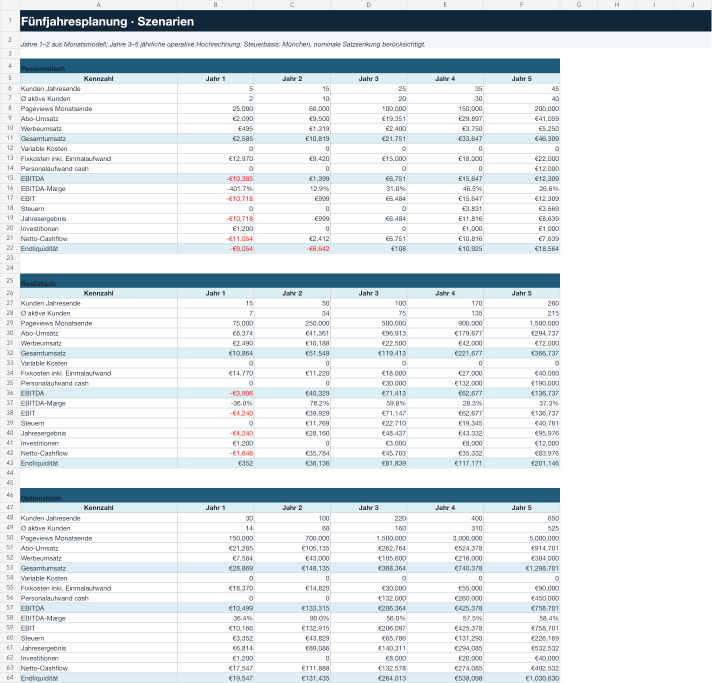
#> input picture artifacts/business_plan_2026/qa_xlsx/Annual_5Y.png, 1424 x 1366 px (shown at 1/2 size); its folder holds only this picture in this run
$ python make_contact_sheet.py
#> lines starting #> are read from the running program, lines starting #| are printed output that depends on the picture
from pathlib import Path
from PIL import Image, ImageDraw

root = Path(__file__).parent / "qa_xlsx"
paths = sorted(p for p in root.glob("*.png") if p.name != "contact_sheet.png")
thumbs = []
for path in paths:
    image = Image.open(path).convert("RGB")
    image.thumbnail((420, 280))
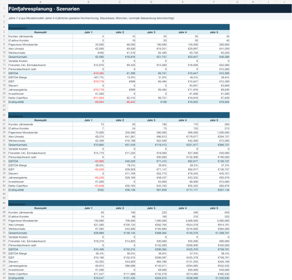
#> image: PIL image 292x280 RGB; mean R, G, B 225, 231.2, 234.6
    canvas = Image.new("RGB", (440, 320), "white")
#> canvas: PIL image 440x320 RGB; every value is 255
    canvas.paste(image, ((440 - image.width) // 2, 25))
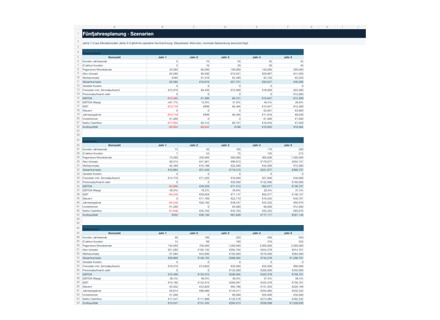
#> canvas: PIL image 440x320 RGB; mean R, G, B 237.6, 241.2, 243.1
    ImageDraw.Draw(canvas).text((10, 5), path.stem, fill="black")
    thumbs.append(canvas)

out = Image.new("RGB", (900, ((len(thumbs) + 1) // 2) * 320), "#D8DEE4")
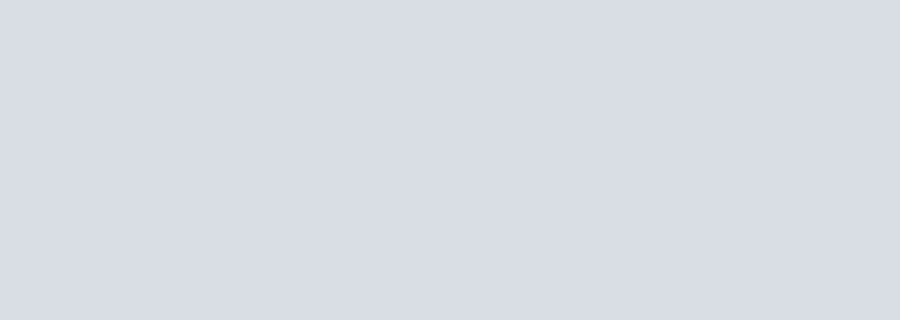
#> out: PIL image 900x320 RGB; mean R, G, B 216, 222, 228
for index, image in enumerate(thumbs):
    out.paste(image, ((index % 2) * 450, (index // 2) * 320))
#> this loop made 1 pass
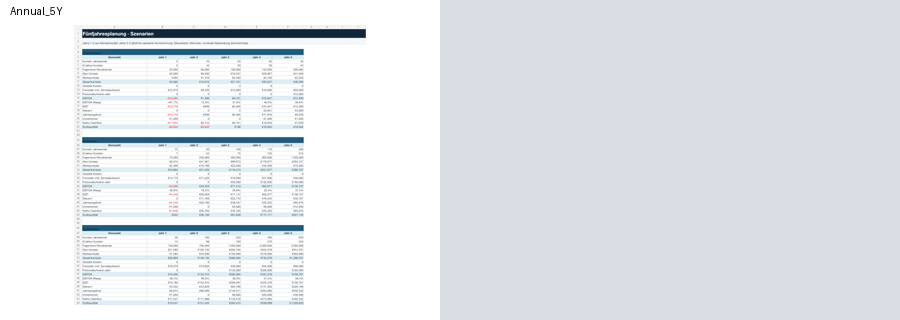
#> out: PIL image 900x320 RGB; mean R, G, B 226.4, 231.3, 235.3
out.save(root / "contact_sheet.png")

$ run again, on artifacts/business_plan_2026/qa_xlsx/Monthly_Pess.png
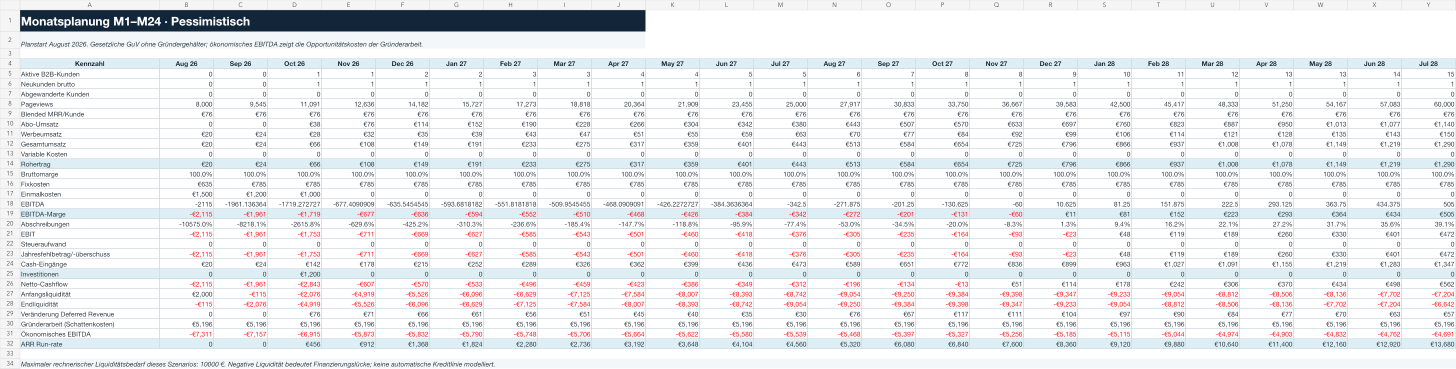
#> input picture artifacts/business_plan_2026/qa_xlsx/Monthly_Pess.png, 2911 x 738 px (shown at 1/2 size)
#> `canvas.paste(image, ((440 - image.width) // 2, 25))`:
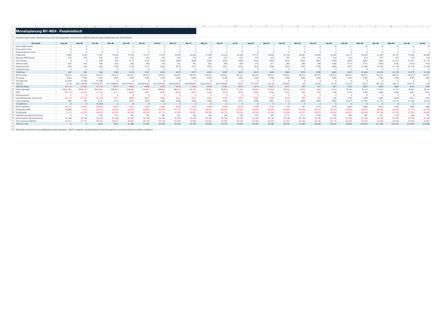
#> canvas: PIL image 440x320 RGB; mean R, G, B 248.8, 249.5, 250.1
#> the loop `for index, image in enumerate(thumbs):` made 1 pass
#> after the loop `for index, image in enumerate(thumbs):`:
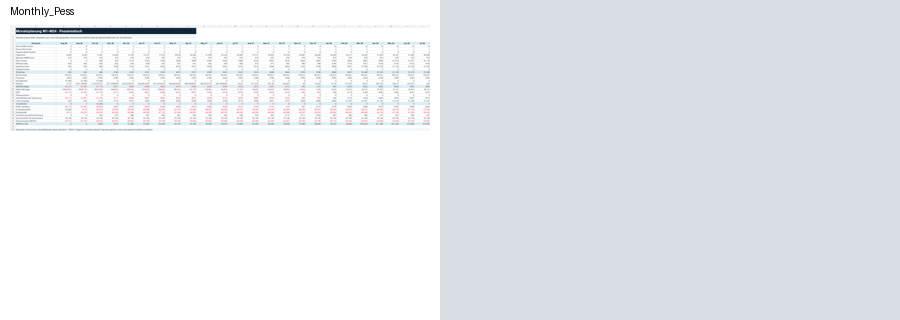
#> out: PIL image 900x320 RGB; mean R, G, B 231.9, 235.3, 238.7

$ run again, on artifacts/business_plan_2026/qa_xlsx/Monthly_Real.png
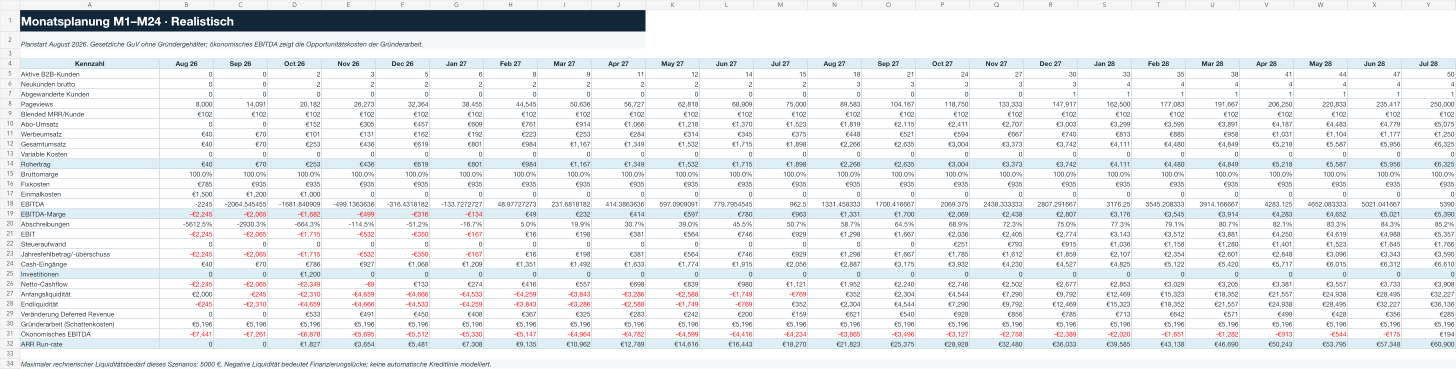
#> input picture artifacts/business_plan_2026/qa_xlsx/Monthly_Real.png, 2911 x 738 px (shown at 1/2 size)
#> `canvas.paste(image, ((440 - image.width) // 2, 25))`:
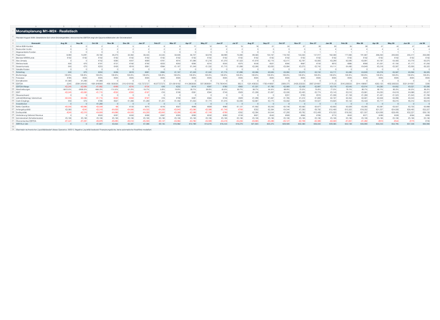
#> canvas: PIL image 440x320 RGB; mean R, G, B 248.4, 249.3, 249.9
#> the loop `for index, image in enumerate(thumbs):` made 1 pass
#> after the loop `for index, image in enumerate(thumbs):`:
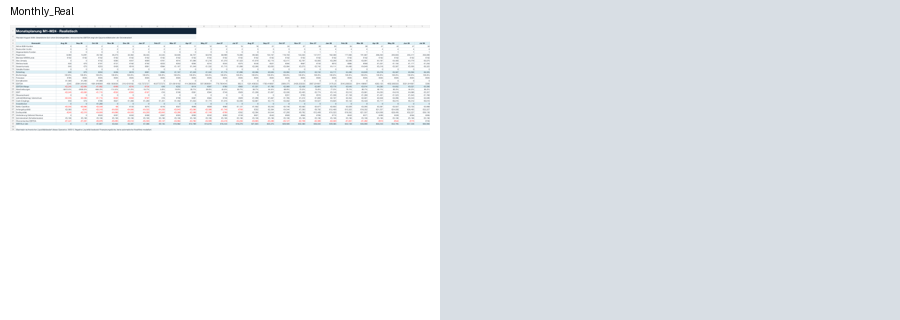
#> out: PIL image 900x320 RGB; mean R, G, B 231.7, 235.2, 238.6

$ run again, on artifacts/business_plan_2026/qa_xlsx/Sensitivity.png
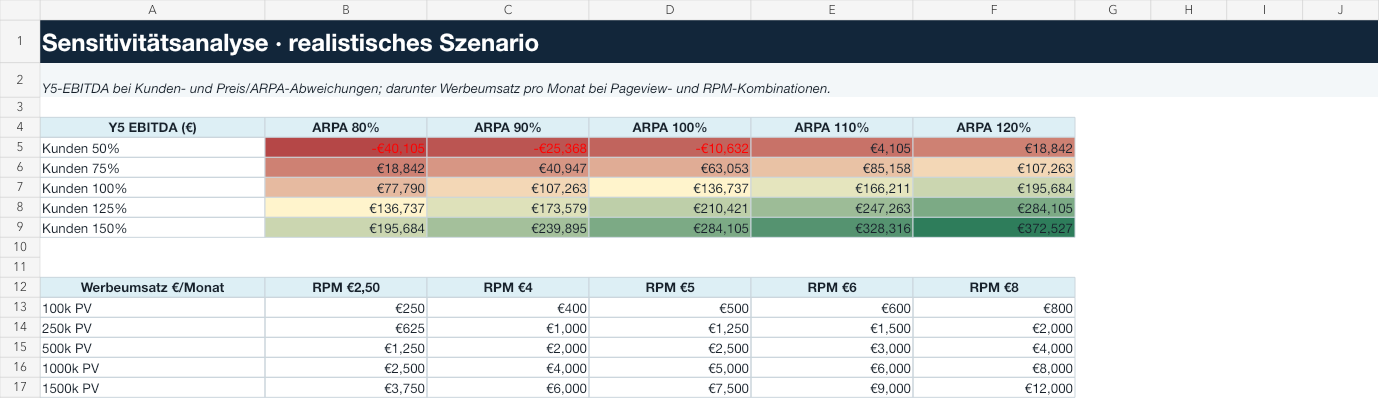
#> input picture artifacts/business_plan_2026/qa_xlsx/Sensitivity.png, 1379 x 398 px
#> `canvas.paste(image, ((440 - image.width) // 2, 25))`:
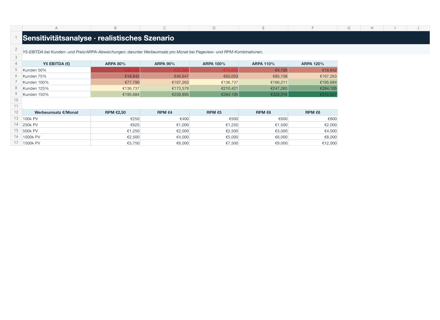
#> canvas: PIL image 440x320 RGB; mean R, G, B 239.6, 240.1, 239.8
#> the loop `for index, image in enumerate(thumbs):` made 1 pass
#> after the loop `for index, image in enumerate(thumbs):`:
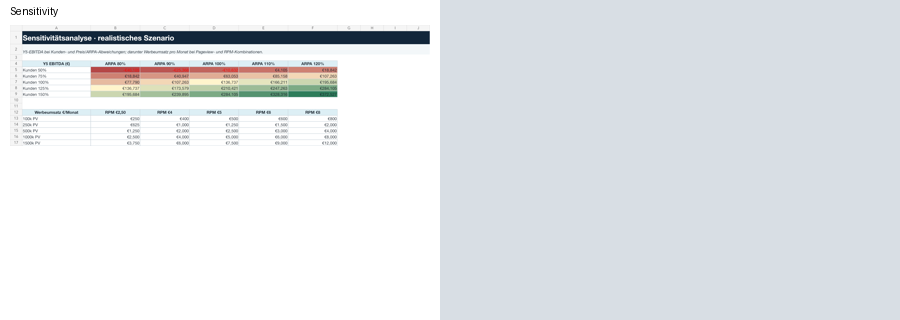
#> out: PIL image 900x320 RGB; mean R, G, B 227.4, 230.7, 233.7

$ run again, on artifacts/business_plan_2026/qa_xlsx/Assumptions.png
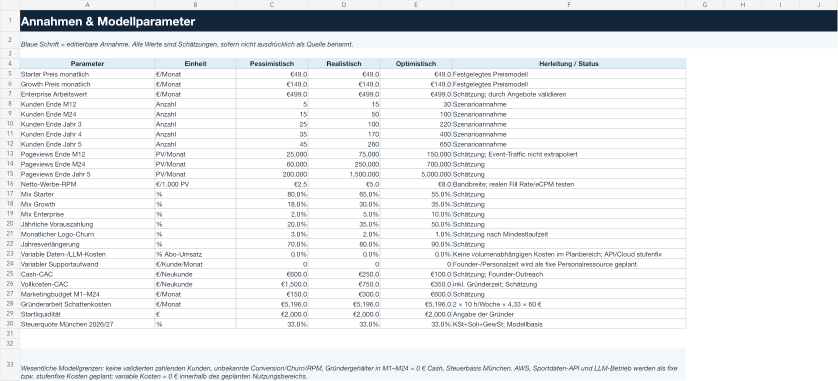
#> input picture artifacts/business_plan_2026/qa_xlsx/Assumptions.png, 1676 x 762 px (shown at 1/2 size)
#> the loop `for index, image in enumerate(thumbs):` made 1 pass
#> after the loop `for index, image in enumerate(thumbs):`:
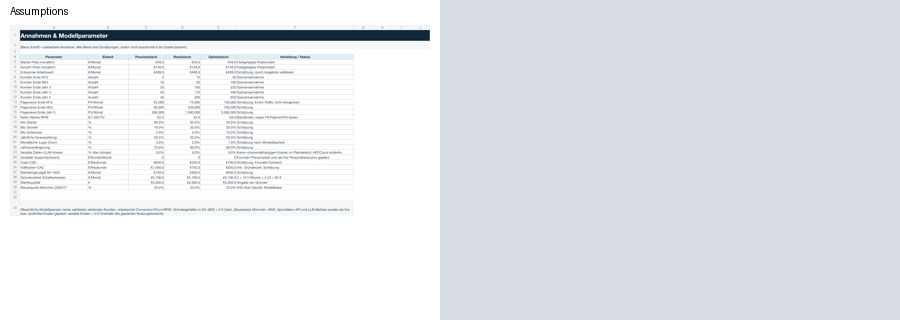
#> out: PIL image 900x320 RGB; mean R, G, B 228.4, 232.1, 235.7
